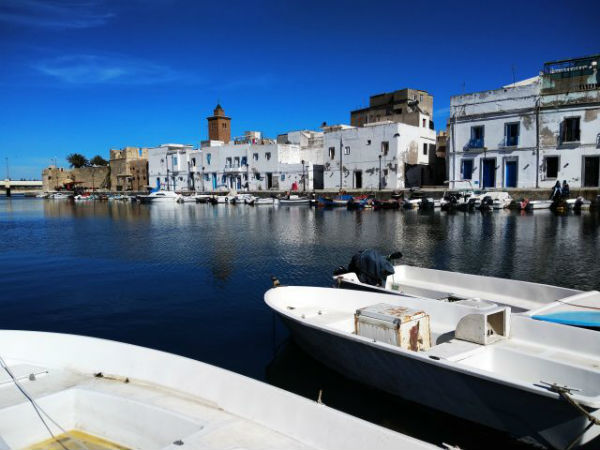
#> input picture Test.jpg, 600 x 450 px, found by its file name
$ python Test_05.py
#> lines starting #> are read from the running program, lines starting #| are printed output that depends on the picture
import numpy as np
import cv2

image=cv2.imread("test.jpg")
#> image is the input picture: shape (450, 600, 3); mean B, G, R 137.2, 107.9, 85.3
cv2.imshow("image",image)

#Scaling

img_half = cv2.resize(image,(0,0), fx=0.5,fy=0.5)
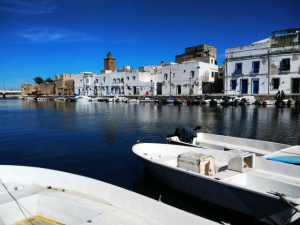
#> img_half: shape (225, 300, 3); mean B, G, R 137.4, 108.1, 85.4
img_stretch = cv2.resize(image, (600,600))
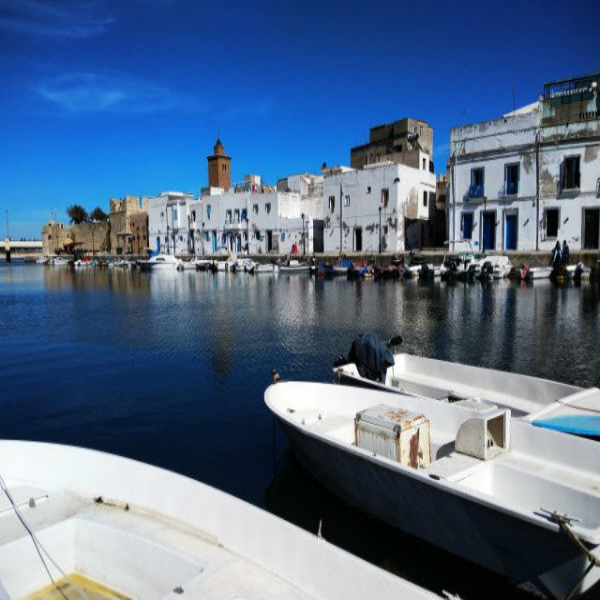
#> img_stretch: shape (600, 600, 3); mean B, G, R 137.2, 107.9, 85.3
img_stretch_near = cv2.resize(image,(600,600),interpolation=cv2.INTER_NEAREST)

cv2.imshow("Half",img_half)
cv2.imshow("Stretch",img_stretch)
cv2.imshow("Stretch_Near",img_stretch_near)

#Rotation
M= cv2.getRotationMatrix2D((image.shape[1]/2,image.shape[0]/2),180,1)
rotated= cv2.warpAffine(image,M,(image.shape[1],image.shape[0]))
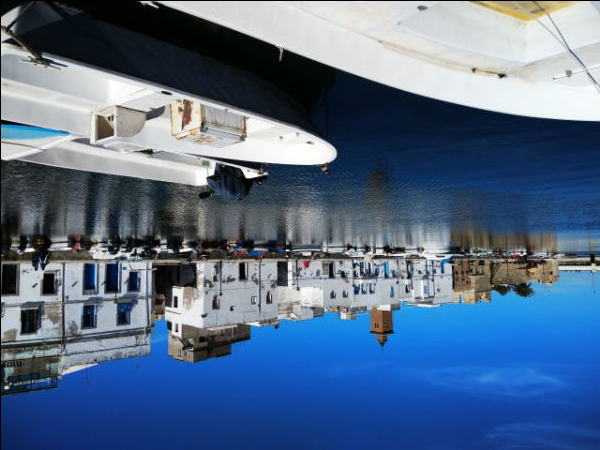
#> rotated: shape (450, 600, 3); mean B, G, R 136.7, 107.6, 85.1
cv2.imshow("Rotated",rotated)

cv2.waitKey()
cv2.destroyAllWindows()

$ run again, with 10.PNG saved as Test.jpg
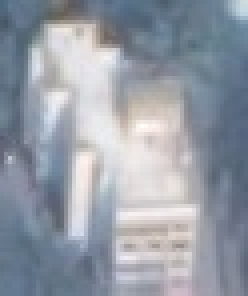
#> input picture 10.PNG, 62 x 74 px, found by its file name (shown 4 times larger)
#> image is the input picture: shape (74, 62, 3); mean B, G, R 166.2, 155.8, 149.4
#> `img_stretch = cv2.resize(image, (600,600))`:
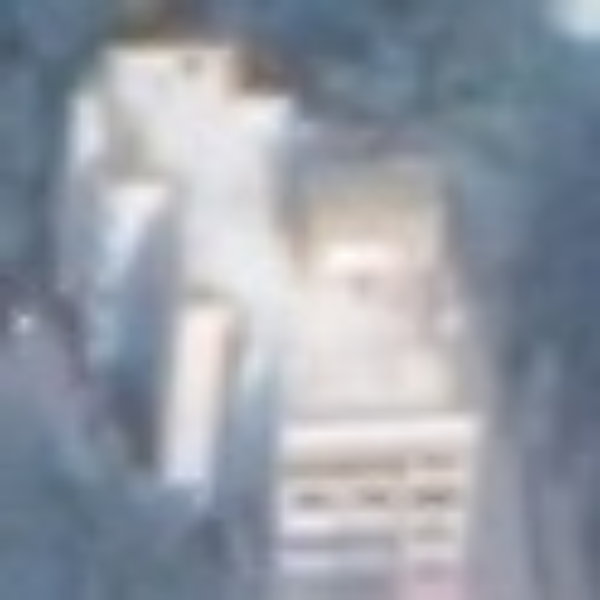
#> img_stretch: shape (600, 600, 3); mean B, G, R 166.1, 155.7, 149.3
#> `rotated= cv2.warpAffine(image,M,(image.shape[1],image.shape[0]))`:
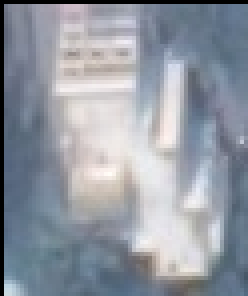
#> rotated: shape (74, 62, 3) (shown 4 times larger); mean B, G, R 162.2, 152.3, 146.4

$ run again, with 100.PNG saved as Test.jpg
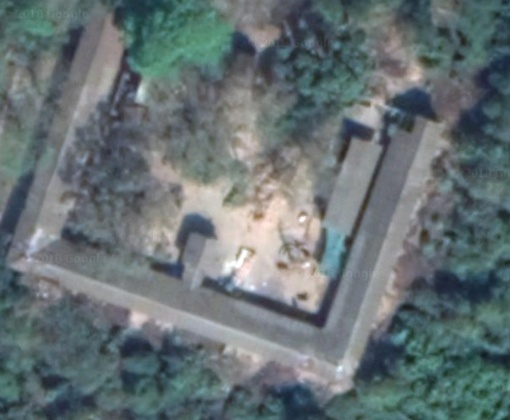
#> input picture 100.PNG, 510 x 420 px, found by its file name
#> image is the input picture: shape (420, 510, 3); mean B, G, R 116, 113.6, 102.1
#> `img_stretch = cv2.resize(image, (600,600))`:
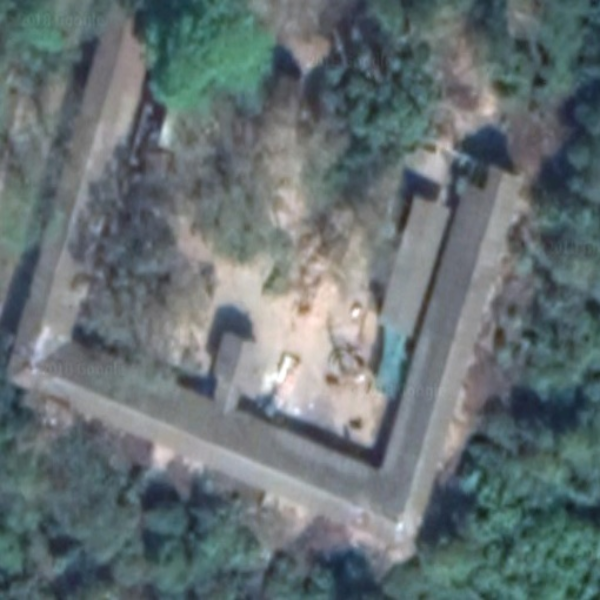
#> img_stretch: shape (600, 600, 3); mean B, G, R 115.8, 113.5, 102
#> `rotated= cv2.warpAffine(image,M,(image.shape[1],image.shape[0]))`:
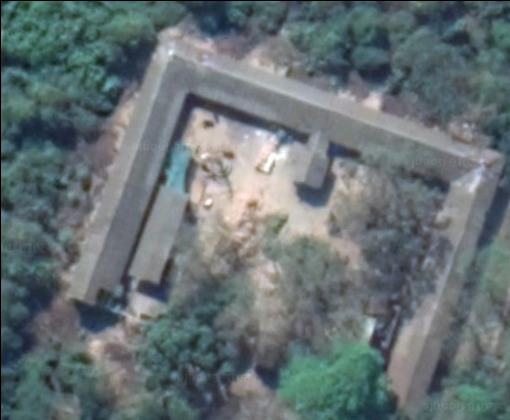
#> rotated: shape (420, 510, 3); mean B, G, R 115.5, 113.2, 101.8
